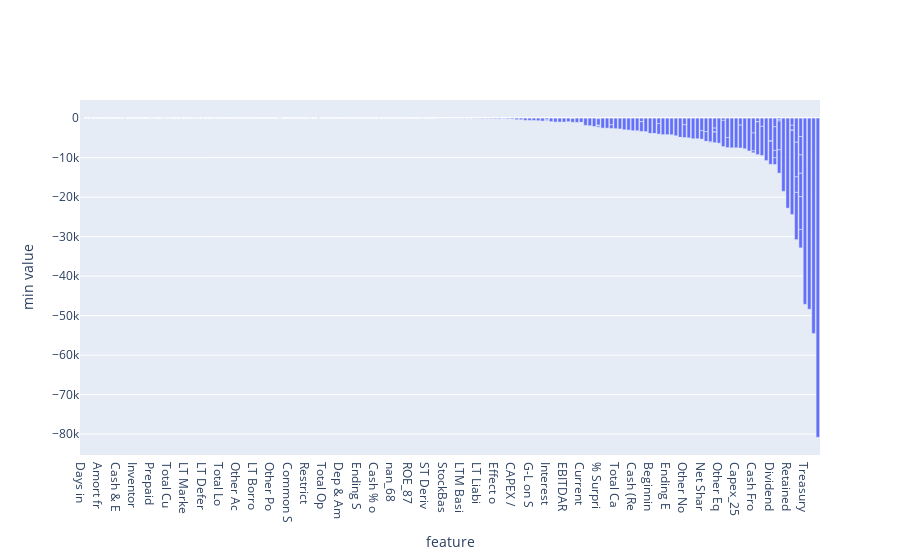
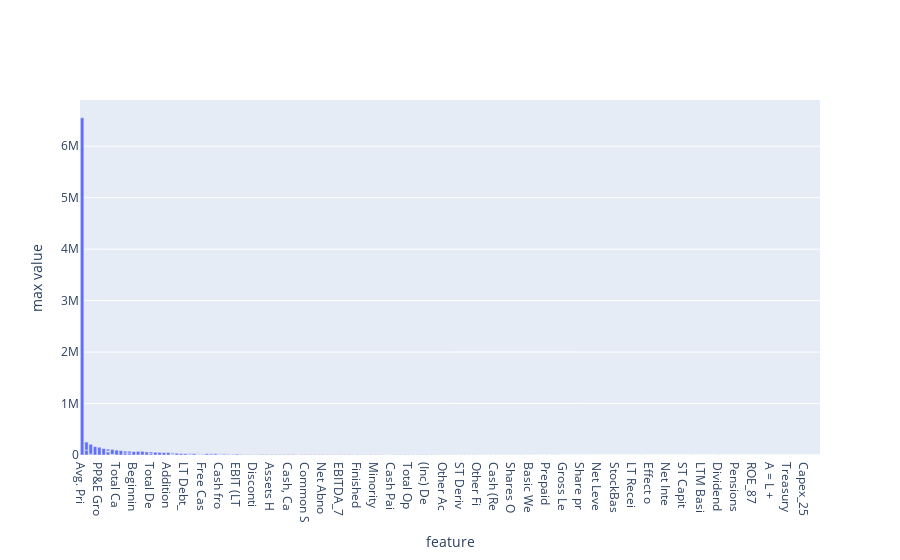

Notebook code for these charts, in order:
### Code cell
min = df.drop(['Company_name_329'], axis=1).min()
max = df.drop(['Company_name_329'], axis=1).max()
min.index = [i[:8] for i in min.index]
max.index = [i[:8] for i in max.index]

bar_plot(min,  'min value', 'feature')
bar_plot(max,  'max value', 'feature')

### Figure 1 — Plotly figure (JSON) as saved in the notebook; plotly's stock layout.template omitted (floating-point values rounded to 4 significant figures; data arrays with more than 128 entries replaced by an {"elided": "..."} marker saying what was removed)
{"data": [{"type": "bar", "x": {"elided": "281 str values"}, "y": {"elided": "281 float values"}}], "layout": {"barmode": "stack", "xaxis": {"categoryorder": "total descending", "title": {"text": "feature"}}, "yaxis": {"title": {"text": "min value"}}}}

### Figure 2 — Plotly figure (JSON) as saved in the notebook; plotly's stock layout.template omitted (floating-point values rounded to 4 significant figures; data arrays with more than 128 entries replaced by an {"elided": "..."} marker saying what was removed)
{"data": [{"type": "bar", "x": {"elided": "281 str values"}, "y": {"elided": "281 float values"}}], "layout": {"barmode": "stack", "xaxis": {"categoryorder": "total descending", "title": {"text": "feature"}}, "yaxis": {"title": {"text": "max value"}}}}
